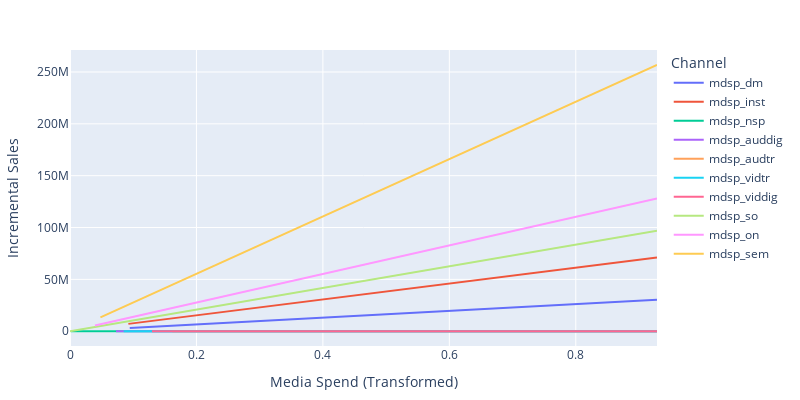
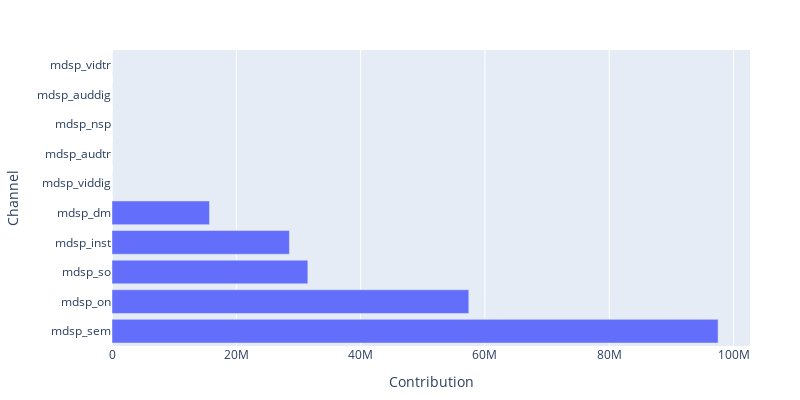

Notebook source saved alongside these figures, in order:
### Code cell
import plotly.express as px

# Create DataFrame and plot with plotly express
fig = px.line(
    response_curves, 
    x='Media_Spend',
    y='Incremental_Sales',
    color='Channel',
    labels={
        'Media_Spend': 'Media Spend (Transformed)',
        'Incremental_Sales': 'Incremental Sales'
    }
)

fig.update_layout(
    width=800,
    height=400,
    margin=dict(l=50, r=50, t=50, b=50)
)

fig.show()

# Calculate channel contribution
contributions = {}
for i, col in enumerate(transformed_media_cols):
    original_col = col.replace('_transformed', '')
    contribution = model.coef_[i] * X_train[col].mean()
    contributions[original_col] = contribution

# Plot contributions
contribution_df = pd.DataFrame({'Channel': list(contributions.keys()),
                              'Contribution': list(contributions.values())})
contribution_df = contribution_df.sort_values('Contribution', ascending=False)

fig = go.Figure(go.Bar(
    x=contribution_df['Contribution'],
    y=contribution_df['Channel'],
    orientation='h'
))

fig.update_layout(
    xaxis_title='Contribution',
    yaxis_title='Channel',
    width=800,
    height=400,
    margin=dict(l=50, r=50, t=50, b=50)
)

fig.show()

### Figure 1 — Plotly figure (JSON) as saved in the notebook; plotly's stock layout.template omitted (floating-point values rounded to 4 significant figures)
{"data": [{"hovertemplate": "Channel=mdsp_dm<br>Media Spend (Transformed)=%{x}<br>Incremental Sales=%{y}<extra></extra>", "legendgroup": "mdsp_dm", "line": {"color": "#636efa", "dash": "solid"}, "marker": {"symbol": "circle"}, "mode": "lines", "name": "mdsp_dm", "orientation": "v", "showlegend": true, "type": "scatter", "x": [0.09454, 0.1384, 0.1823, 0.2262, 0.2701, 0.314, 0.3579, 0.4018, 0.4457, 0.4896, 0.5334, 0.5773, 0.6212, 0.6651, 0.709, 0.7529, 0.7968, 0.8407, 0.8846, 0.9285], "xaxis": "x", "y": [3078000.0, 4507000.0, 5936000.0, 7365000.0, 8794000.0, 10220000.0, 11650000.0, 13080000.0, 14510000.0, 15940000.0, 17370000.0, 18800000.0, 20230000.0, 21660000.0, 23080000.0, 24510000.0, 25940000.0, 27370000.0, 28800000.0, 30230000.0], "yaxis": "y"}, {"hovertemplate": "Channel=mdsp_inst<br>Media Spend (Transformed)=%{x}<br>Incremental Sales=%{y}<extra></extra>", "legendgroup": "mdsp_inst", "line": {"color": "#EF553B", "dash": "solid"}, "marker": {"symbol": "circle"}, "mode": "lines", "name": "mdsp_inst", "orientation": "v", "showlegend": true, "type": "scatter", "x": [0.09229, 0.1363, 0.1803, 0.2243, 0.2683, 0.3123, 0.3563, 0.4004, 0.4444, 0.4884, 0.5324, 0.5764, 0.6204, 0.6644, 0.7084, 0.7524, 0.7964, 0.8404, 0.8845, 0.9285], "xaxis": "x", "y": [7069000.0, 10440000.0, 13810000.0, 17180000.0, 20550000.0, 23920000.0, 27290000.0, 30670000.0, 34040000.0, 37410000.0, 40780000.0, 44150000.0, 47520000.0, 50890000.0, 54260000.0, 57630000.0, 61000000.0, 64380000.0, 67750000.0, 71120000.0], "yaxis": "y"}, {"hovertemplate": "Channel=mdsp_nsp<br>Media Spend (Transformed)=%{x}<br>Incremental Sales=%{y}<extra></extra>", "legendgroup": "mdsp_nsp", "line": {"color": "#00cc96", "dash": "solid"}, "marker": {"symbol": "circle"}, "mode": "lines", "name": "mdsp_nsp", "orientation": "v", "showlegend": true, "type": "scatter", "x": [0.001475, 0.05026, 0.09905, 0.1478, 0.1966, 0.2454, 0.2942, 0.343, 0.3918, 0.4406, 0.4894, 0.5382, 0.5869, 0.6357, 0.6845, 0.7333, 0.7821, 0.8309, 0.8797, 0.9285], "xaxis": "x", "y": [0.2679, 9.131, 17.99, 26.86, 35.72, 44.58, 53.45, 62.31, 71.17, 80.03, 88.9, 97.76, 106.6, 115.5, 124.3, 133.2, 142.1, 150.9, 159.8, 168.7], "yaxis": "y"}, {"hovertemplate": "Channel=mdsp_auddig<br>Media Spend (Transformed)=%{x}<br>Incremental Sales=%{y}<extra></extra>", "legendgroup": "mdsp_auddig", "line": {"color": "#ab63fa", "dash": "solid"}, "marker": {"symbol": "circle"}, "mode": "lines", "name": "mdsp_auddig", "orientation": "v", "showlegend": true, "type": "scatter", "x": [0.07283, 0.1179, 0.1629, 0.2079, 0.253, 0.298, 0.343, 0.3881, 0.4331, 0.4781, 0.5232, 0.5682, 0.6132, 0.6583, 0.7033, 0.7483, 0.7934, 0.8384, 0.8834, 0.9285], "xaxis": "x", "y": [0.0, 0.0, 0.0, 0.0, 0.0, 0.0, 0.0, 0.0, 0.0, 0.0, 0.0, 0.0, 0.0, 0.0, 0.0, 0.0, 0.0, 0.0, 0.0, 0.0], "yaxis": "y"}, {"hovertemplate": "Channel=mdsp_audtr<br>Media Spend (Transformed)=%{x}<br>Incremental Sales=%{y}<extra></extra>", "legendgroup": "mdsp_audtr", "line": {"color": "#FFA15A", "dash": "solid"}, "marker": {"symbol": "circle"}, "mode": "lines", "name": "mdsp_audtr", "orientation": "v", "showlegend": true, "type": "scatter", "x": [0.1617, 0.2021, 0.2424, 0.2828, 0.3232, 0.3635, 0.4039, 0.4442, 0.4846, 0.5249, 0.5653, 0.6056, 0.646, 0.6863, 0.7267, 0.767, 0.8074, 0.8478, 0.8881, 0.9285], "xaxis": "x", "y": [18.9, 23.61, 28.33, 33.04, 37.76, 42.47, 47.19, 51.9, 56.62, 61.33, 66.05, 70.76, 75.48, 80.2, 84.91, 89.63, 94.34, 99.06, 103.8, 108.5], "yaxis": "y"}, {"hovertemplate": "Channel=mdsp_vidtr<br>Media Spend (Transformed)=%{x}<br>Incremental Sales=%{y}<extra></extra>", "legendgroup": "mdsp_vidtr", "line": {"color": "#19d3f3", "dash": "solid"}, "marker": {"symbol": "circle"}, "mode": "lines", "name": "mdsp_vidtr", "orientation": "v", "showlegend": true, "type": "scatter", "x": [0.08485, 0.1293, 0.1737, 0.2181, 0.2625, 0.3069, 0.3513, 0.3957, 0.4401, 0.4845, 0.5289, 0.5733, 0.6177, 0.6621, 0.7065, 0.7509, 0.7953, 0.8397, 0.8841, 0.9285], "xaxis": "x", "y": [0.0, 0.0, 0.0, 0.0, 0.0, 0.0, 0.0, 0.0, 0.0, 0.0, 0.0, 0.0, 0.0, 0.0, 0.0, 0.0, 0.0, 0.0, 0.0, 0.0], "yaxis": "y"}, {"hovertemplate": "Channel=mdsp_viddig<br>Media Spend (Transformed)=%{x}<br>Incremental Sales=%{y}<extra></extra>", "legendgroup": "mdsp_viddig", "line": {"color": "#FF6692", "dash": "solid"}, "marker": {"symbol": "circle"}, "mode": "lines", "name": "mdsp_viddig", "orientation": "v", "showlegend": true, "type": "scatter", "x": [0.1297, 0.1717, 0.2138, 0.2558, 0.2978, 0.3399, 0.3819, 0.424, 0.466, 0.508, 0.5501, 0.5921, 0.6342, 0.6762, 0.7183, 0.7603, 0.8023, 0.8444, 0.8864, 0.9285], "xaxis": "x", "y": [28.38, 37.58, 46.78, 55.98, 65.18, 74.38, 83.58, 92.78, 102.0, 111.2, 120.4, 129.6, 138.8, 148.0, 157.2, 166.4, 175.6, 184.8, 194.0, 203.2], "yaxis": "y"}, {"hovertemplate": "Channel=mdsp_so<br>Media Spend (Transformed)=%{x}<br>Incremental Sales=%{y}<extra></extra>", "legendgroup": "mdsp_so", "line": {"color": "#B6E880", "dash": "solid"}, "marker": {"symbol": "circle"}, "mode": "lines", "name": "mdsp_so", "orientation": "v", "showlegend": true, "type": "scatter", "x": [0.0, 0.04887, 0.09773, 0.1466, 0.1955, 0.2443, 0.2932, 0.3421, 0.3909, 0.4398, 0.4887, 0.5375, 0.5864, 0.6353, 0.6841, 0.733, 0.7819, 0.8307, 0.8796, 0.9285], "xaxis": "x", "y": [-2.98e-08, 5094000.0, 10190000.0, 15280000.0, 20380000.0, 25470000.0, 30570000.0, 35660000.0, 40750000.0, 45850000.0, 50940000.0, 56040000.0, 61130000.0, 66220000.0, 71320000.0, 76410000.0, 81510000.0, 86600000.0, 91700000.0, 96790000.0], "yaxis": "y"}, {"hovertemplate": "Channel=mdsp_on<br>Media Spend (Transformed)=%{x}<br>Incremental Sales=%{y}<extra></extra>", "legendgroup": "mdsp_on", "line": {"color": "#FF97FF", "dash": "solid"}, "marker": {"symbol": "circle"}, "mode": "lines", "name": "mdsp_on", "orientation": "v", "showlegend": true, "type": "scatter", "x": [0.03943, 0.08622, 0.133, 0.1798, 0.2266, 0.2734, 0.3202, 0.367, 0.4138, 0.4605, 0.5073, 0.5541, 0.6009, 0.6477, 0.6945, 0.7413, 0.7881, 0.8349, 0.8817, 0.9285], "xaxis": "x", "y": [5436000.0, 11890000.0, 18340000.0, 24790000.0, 31240000.0, 37690000.0, 44140000.0, 50590000.0, 57040000.0, 63490000.0, 69950000.0, 76400000.0, 82850000.0, 89300000.0, 95750000.0, 102200000.0, 108700000.0, 115100000.0, 121600000.0, 128000000.0], "yaxis": "y"}, {"hovertemplate": "Channel=mdsp_sem<br>Media Spend (Transformed)=%{x}<br>Incremental Sales=%{y}<extra></extra>", "legendgroup": "mdsp_sem", "line": {"color": "#FECB52", "dash": "solid"}, "marker": {"symbol": "circle"}, "mode": "lines", "name": "mdsp_sem", "orientation": "v", "showlegend": true, "type": "scatter", "x": [0.04812, 0.09445, 0.1408, 0.1871, 0.2335, 0.2798, 0.3261, 0.3725, 0.4188, 0.4651, 0.5115, 0.5578, 0.6041, 0.6505, 0.6968, 0.7431, 0.7895, 0.8358, 0.8821, 0.9285], "xaxis": "x", "y": [13320000.0, 26140000.0, 38960000.0, 51780000.0, 64610000.0, 77430000.0, 90250000.0, 103100000.0, 115900000.0, 128700000.0, 141500000.0, 154400000.0, 167200000.0, 180000000.0, 192800000.0, 205700000.0, 218500000.0, 231300000.0, 244100000.0, 256900000.0], "yaxis": "y"}], "layout": {"height": 400, "legend": {"title": {"text": "Channel"}, "tracegroupgap": 0}, "margin": {"b": 50, "l": 50, "r": 50, "t": 50}, "width": 800, "xaxis": {"anchor": "y", "domain": [0, 1], "title": {"text": "Media Spend (Transformed)"}}, "yaxis": {"anchor": "x", "domain": [0, 1], "title": {"text": "Incremental Sales"}}}}

### Figure 2 — Plotly figure (JSON) as saved in the notebook; plotly's stock layout.template omitted (floating-point values rounded to 4 significant figures)
{"data": [{"orientation": "h", "type": "bar", "x": [97510000.0, 57410000.0, 31510000.0, 28540000.0, 15680000.0, 78.88, 55.57, 55.54, 0.0, 0.0], "y": ["mdsp_sem", "mdsp_on", "mdsp_so", "mdsp_inst", "mdsp_dm", "mdsp_viddig", "mdsp_audtr", "mdsp_nsp", "mdsp_auddig", "mdsp_vidtr"]}], "layout": {"height": 400, "margin": {"b": 50, "l": 50, "r": 50, "t": 50}, "width": 800, "xaxis": {"title": {"text": "Contribution"}}, "yaxis": {"title": {"text": "Channel"}}}}
